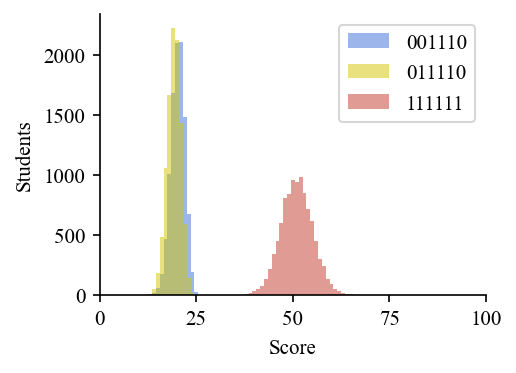

Source code (Python):
"""
worst_groups.py — Overlapping distribution plot for the non-linear worst-case groups.

Shows that 001110 (3 bad traits) and 011110 (4 bad traits) score lower than
111111 (6 bad traits), demonstrating that the worst outcome is not the obvious
linear accumulation of disadvantage.

Usage:
    python worst_groups.py
    python worst_groups.py --output worst_groups.pdf
    python worst_groups.py --reference  (include 000000 as faint baseline)
"""

import argparse
import numpy as np
import pandas as pd
import matplotlib.pyplot as plt
import matplotlib.patches as mpatches

plt.rcParams["font.family"] = "Times New Roman"
plt.rcParams["font.size"]   = 10

DATA_PATH = "./examdata.csv"

# Three groups to compare + optional reference
GROUPS = ["001110", "011110", "111111"]
LABELS = [
    "001110",
    "011110",
    "111111",
]
COLORS = ["#3A6FD8", "#D4C400", "#C0392B"]   # blue, yellow, red
ALPHA  = 0.50

REFERENCE       = "000000"
REFERENCE_COLOR = "#aaaaaa"
REFERENCE_ALPHA = 0.30


def load_data(path):
    df = pd.read_csv(path, header=None)
    df[0] = df[0].astype(str).str.zfill(6)
    df = df.set_index(0)
    df.columns = list(range(101))
    return df


def build_plot(df, include_reference, output):
    fig, ax = plt.subplots(1, 1, figsize=(3.1, 2.4))
    fig.subplots_adjust(left=0.14, right=0.97, top=0.93, bottom=0.15)

    x = np.arange(101)

    ylim = max(df.loc[g].values.max() for g in GROUPS)
    if include_reference:
        ylim = max(ylim, df.loc[REFERENCE].values.max())

    if include_reference:
        ax.bar(x, df.loc[REFERENCE].values.astype(float),
               width=1.0, color=REFERENCE_COLOR, alpha=REFERENCE_ALPHA,
               linewidth=0, label="000000 — 0 disadvantaged")

    for group, label, color in zip(GROUPS, LABELS, COLORS):
        ax.bar(x, df.loc[group].values.astype(float),
               width=1.0, color=color, alpha=ALPHA, linewidth=0, label=label)

    ax.set_xlim(0, 100)
    ax.set_ylim(0, ylim * 1.05)
    ax.spines['top'].set_visible(False)
    ax.spines['right'].set_visible(False)
    ax.set_xticks([0, 25, 50, 75, 100])
    ax.set_xlabel("Score", fontsize=10)
    ax.set_ylabel("Students", fontsize=10)

    ax.legend(fontsize=10, loc='upper right', framealpha=0.8, edgecolor='#cccccc')

    pdf_path = output if output.lower().endswith('.pdf') else output + '.pdf'
    png_path = pdf_path[:-4] + '.png'
    plt.savefig(pdf_path, dpi=300, bbox_inches='tight')
    print(f"Saved -> {pdf_path}")
    plt.savefig(png_path, dpi=150, bbox_inches='tight')
    print(f"Saved -> {png_path}")
    plt.close()


def main():
    parser = argparse.ArgumentParser()
    parser.add_argument('--output',    default='worst_groups.pdf')
    parser.add_argument('--reference', action='store_true',
                        help='Include 000000 as a faint baseline')
    parser.add_argument('--data',      default=DATA_PATH)
    args = parser.parse_args()

    df = load_data(args.data)
    build_plot(df, args.reference, args.output)


if __name__ == "__main__":
    main()
